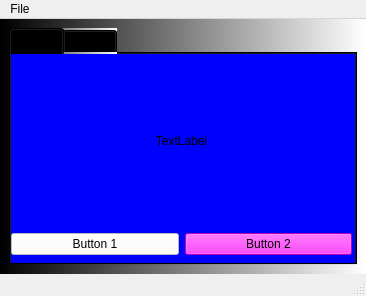
<?xml version="1.0" encoding="UTF-8"?>
<ui version="4.0">
 <class>MainWindow</class>
 <widget class="QMainWindow" name="MainWindow">
  <property name="geometry">
   <rect>
    <x>0</x>
    <y>0</y>
    <width>366</width>
    <height>296</height>
   </rect>
  </property>
  <property name="windowTitle">
   <string>MainWindow</string>
  </property>
  <widget class="QWidget" name="centralwidget">
   <property name="styleSheet">
    <string notr="true">background-color: qlineargradient(spread:pad, x1:0, y1:0, x2:1, y2:0, stop:0 rgba(0, 0, 0, 255), stop:1 rgba(255, 255, 255, 255));</string>
   </property>
   <layout class="QVBoxLayout" name="verticalLayout">
    <item>
     <widget class="QTabWidget" name="tabWidget">
      <property name="currentIndex">
       <number>0</number>
      </property>
      <widget class="QWidget" name="tab">
       <property name="styleSheet">
        <string notr="true">QWidget{
background-color: rgb(0, 0, 255);
}

QPushButton{
background-color: rgb(255, 255, 255);
}

QPushButton#pushButton_2{
background-color: rgb(255, 0, 255);
}
</string>
       </property>
       <attribute name="title">
        <string>Tab 1</string>
       </attribute>
       <widget class="QWidget" name="verticalLayoutWidget">
        <property name="geometry">
         <rect>
          <x>0</x>
          <y>0</y>
          <width>341</width>
          <height>201</height>
         </rect>
        </property>
        <layout class="QVBoxLayout" name="verticalLayout_2">
         <item>
          <widget class="QLabel" name="label">
           <property name="text">
            <string>TextLabel</string>
           </property>
           <property name="alignment">
            <set>Qt::AlignCenter</set>
           </property>
          </widget>
         </item>
         <item>
          <layout class="QHBoxLayout" name="horizontalLayout">
           <item>
            <widget class="QPushButton" name="pushButton">
             <property name="text">
              <string>Button 1</string>
             </property>
            </widget>
           </item>
           <item>
            <widget class="QPushButton" name="pushButton_2">
             <property name="text">
              <string>Button 2</string>
             </property>
            </widget>
           </item>
          </layout>
         </item>
        </layout>
       </widget>
      </widget>
      <widget class="QWidget" name="tab_2">
       <property name="autoFillBackground">
        <bool>false</bool>
       </property>
       <attribute name="title">
        <string>Tab 2</string>
       </attribute>
      </widget>
     </widget>
    </item>
   </layout>
  </widget>
  <widget class="QMenuBar" name="menubar">
   <property name="geometry">
    <rect>
     <x>0</x>
     <y>0</y>
     <width>366</width>
     <height>21</height>
    </rect>
   </property>
   <widget class="QMenu" name="menuFile">
    <property name="title">
     <string>File</string>
    </property>
    <addaction name="actionNew"/>
    <addaction name="separator"/>
    <addaction name="actionExit"/>
   </widget>
   <addaction name="menuFile"/>
  </widget>
  <widget class="QStatusBar" name="statusbar">
   <property name="statusTip">
    <string>Text displayed</string>
   </property>
  </widget>
  <action name="actionNew">
   <property name="icon">
    <iconset>
     <normaloff>../icons/new_icon.png</normaloff>../icons/new_icon.png</iconset>
   </property>
   <property name="text">
    <string>New</string>
   </property>
   <property name="statusTip">
    <string>New File</string>
   </property>
  </action>
  <action name="actionExit">
   <property name="icon">
    <iconset>
     <normaloff>../icons/exit_icon.png</normaloff>../icons/exit_icon.png</iconset>
   </property>
   <property name="text">
    <string>Exit</string>
   </property>
  </action>
 </widget>
 <resources/>
 <connections>
  <connection>
   <sender>pushButton_2</sender>
   <signal>clicked()</signal>
   <receiver>label</receiver>
   <slot>clear()</slot>
   <hints>
    <hint type="sourcelabel">
     <x>112</x>
     <y>200</y>
    </hint>
    <hint type="destinationlabel">
     <x>178</x>
     <y>100</y>
    </hint>
   </hints>
  </connection>
 </connections>
</ui>
